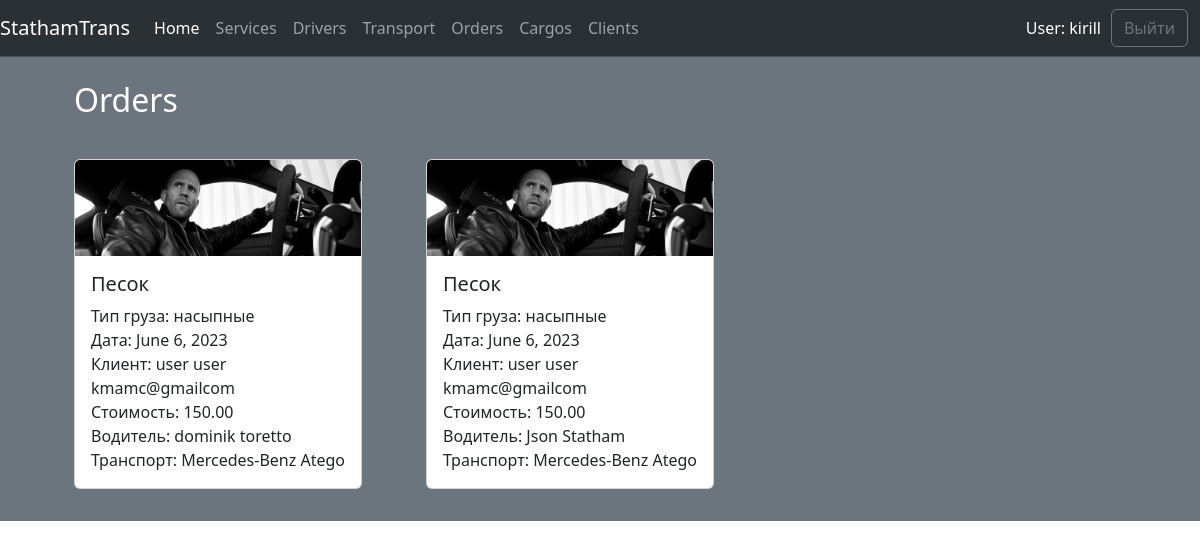
The app's page /home/orders/ (signed in) with its own data.
### order/models.py (models this page shows, shortened)
class Driver(AbstractUser):
    first_name = models.CharField(max_length=255, blank=False)
    last_name = models.CharField(max_length=255, blank=False)
    date_of_birth = models.DateField()
    email = models.EmailField()
    phone_number = models.CharField(max_length=50)
    groups = models.ManyToManyField('auth.Group', related_name='drivers', blank=True)
    REQUIRED_FIELDS = ['first_name', 'last_name',
                       'email', 'date_of_birth', 'phone_number']
    USERNAME_FIELD = 'username'
    objects = MyUserManager()

class Order(models.Model):
    driver = models.ForeignKey('Driver', related_name='driver', on_delete=models.CASCADE, null=True)
    transport = models.ForeignKey('Transport', on_delete=models.CASCADE, null=True)
    client = models.ForeignKey('Client', on_delete=models.CASCADE, null=True)
    cargo = models.ForeignKey('Cargo', on_delete=models.CASCADE, null=True)
    service = models.ForeignKey('CompanyService', on_delete=models.CASCADE, null=True)
    cost = models.DecimalField(default=0, decimal_places=2, max_digits=30)
    date = models.DateField(auto_now_add=True)
    class Meta:
        ordering = ['date', 'cost']

class Cargo(models.Model):
    name = models.CharField(max_length=255, blank=False)
    type = models.ForeignKey('CargoType', on_delete=models.CASCADE, null=True)
    def __str__(self):
        return f'{self.name}'

class CargoType(models.Model):
    name = models.CharField(max_length=255, blank=False)
    def __str__(self):
        return f'{self.name}'

class Client(models.Model):
    first_name = models.CharField(max_length=255, blank=False)
    last_name = models.CharField(max_length=255, blank=False)
    email = models.EmailField(max_length=255, blank=False, default="")

class Transport(models.Model):
    name = models.CharField(max_length=255, blank=False)
    type = models.ForeignKey('TransportType', on_delete=models.CASCADE, null=True)
    body_type = models.ForeignKey('BodyType', on_delete=models.CASCADE, null=True)
    def __str__(self):
        return f'{self.name}'

### order/views.py (the view)
@login_required
def orders_list(request):
    lst = Order.objects.all()
    user = request.user
    if user.is_staff:
        return render(request, 'order/orders_list.html', context={'orders_list': lst})
    else:
        lst = Order.objects.filter(driver=user)
        return render(request, 'order/orders_list.html', context={'orders_list': lst})

### order/templates/order/orders_list.html
{% extends "base_generic.html" %}
{% block content %}
{% if orders_list %}
<section class="services bg-secondary pt-4">
    <div class="container">
        <h2 style="margin-left: 2rem; color: white">Orders</h2>
        <div class="services__inner d-flex flex-wrap">
            {% for order in orders_list %}
            <div class="card" style="width: 18rem; margin: 2rem">
                <img src="../../static/images/1500x500.jpeg" class="card-img-top" alt="...">
                <div class="card-body">
                    <h5 class="card-title">{{ order.cargo }}</h5>
                    <p class="card-text">
                        Тип груза: {{order.cargo.type}}
                        <br>
                        Дата: {{order.date}}
                        <br>
                        Клиент: {{order.client.first_name}} {{order.client.last_name}} {{order.client.email}}
                        <br>
                        Стоимость: {{order.cost}}
                        <br>
                        Водитель: {{order.driver.first_name}} {{order.driver.last_name}}
                        <br>
                        Транспорт: {{order.transport}}
                    </p>
                </div>
            </div>
            {% endfor %}
        </div>
    </div>
</section>
{% else %}
<p>There are no orders.</p>
{% endif %}
{% endblock %}

### order/templates/base_generic.html (shortened to what this page needs)
<!DOCTYPE html>
<html lang="en">
<head>
    <link href="https://cdn.jsdelivr.net/npm/bootstrap@5.3.0/dist/css/bootstrap.min.css" rel="stylesheet"
>
    {% load static %}
    <link rel="stylesheet" href="../static/css/style.css">
</head>
<body>
<nav class="navbar bg-dark border-bottom border-bottom-dark navbar-expand-lg bg-body-tertiary"
     data-bs-theme="dark">
    <a class="navbar-brand" href="{% url 'index' %}">
        StathamTrans
    </a>
    <div class="collapse navbar-collapse" id="navbarSupportedContent">
        <ul class="navbar-nav me-auto mb-2 mb-lg-0">
            <li class="nav-item">
                <a class="nav-link active" aria-current="page" href="{% url 'index' %}">Home</a>
            </li>
            <li class="nav-item">
                <a class="nav-link" href="{% url 'services' %}">Services</a>
            </li>
            <li class="nav-item">
                <a class="nav-link" href="{% url 'drivers' %}">Drivers</a>
            </li>
            <li class="nav-item">
                <a class="nav-link" href="{% url 'transport' %}">Transport</a>
            </li>
            {% if user.is_authenticated %}
            <li class="nav-item">
                <a class="nav-link" href="{% url 'orders' %}">Orders</a>
            </li>
            {% endif %}
            {% if user.is_authenticated %}
            <li class="nav-item">
                <a class="nav-link" href="{% url 'cargos_list' %}">Cargos</a>
            </li>
            {% endif %}
            {% if user.is_authenticated %}
            <li class="nav-item">
                <a class="nav-link" href="{% url 'clients_list' %}">Clients</a>
            </li>
            {% endif %}
        </ul>
        <form class="container-fluid  d-flex justify-content-end align-items-center">
            {% if user.is_authenticated %}
            <span style="color: white; margin-right: 10px">User: {{ user.get_username }}</span>
            <a href="{% url 'logout'%}?next={{request.path}}" class="btn btn-outline-secondary" type="button">Выйти</a>
            {% else %}
            <a href="{% url 'login'%}?next={{request.path}}" class="btn btn-outline-success me-2" type="button">Войти</a>
            {% endif %}
        </form>
    </div>
</nav>
{% block content %}{% endblock %}
</body>
</html>

### order/static/css/style.css (style rules this page uses)
.services { background-color: #000; }

### records on screen
Driver: get_username "kirill"
Order: cargo "Песок", cargo.type "насыпные", date "June 6, 2023", client.first_name "user", client.last_name "user", client.email "kmamc@gmailcom", cost "150.00", driver.first_name "dominik", driver.last_name "toretto", transport "Mercedes-Benz Atego"
Order: cargo "Песок", cargo.type "насыпные", date "June 6, 2023", client.first_name "user", client.last_name "user", client.email "kmamc@gmailcom", cost "150.00", driver.first_name "Json", driver.last_name "Statham", transport "Mercedes-Benz Atego"
